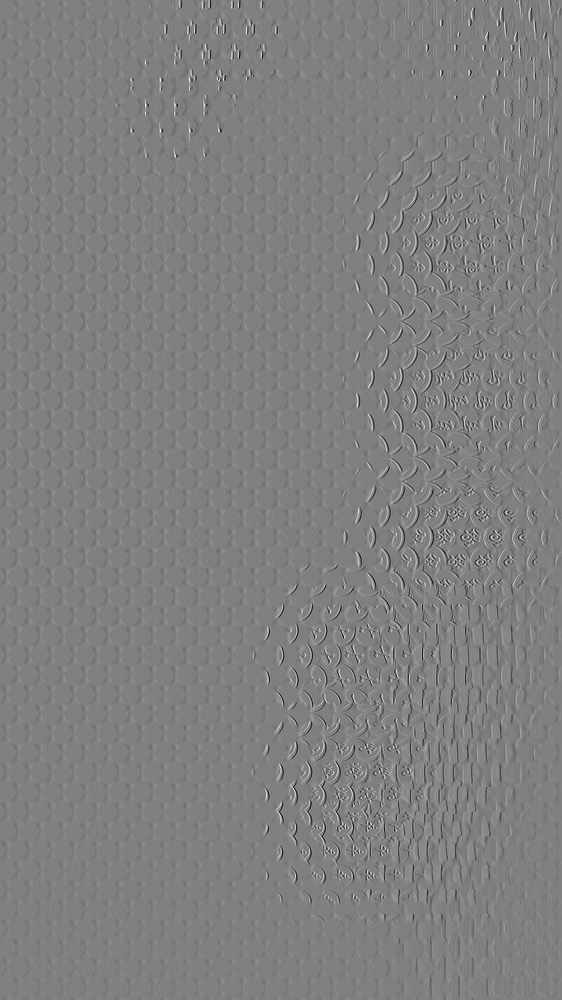
#> input picture res/cpu_grad.png, 562 x 1000 px, shrunk from 1080 x 1920 before the run
$ python test.py
#> lines starting #> are read from the running program, lines starting #| are printed output that depends on the picture
from PIL import Image
import numpy as np
import matplotlib.pyplot as plt

# 读取两张图片
image1 = Image.open('cpu_grad.png')
#> image1 is the input picture: PIL image 562x1000 L; min 14, max 247, mean 127.5
image2 = Image.open('gpu_grad.png')
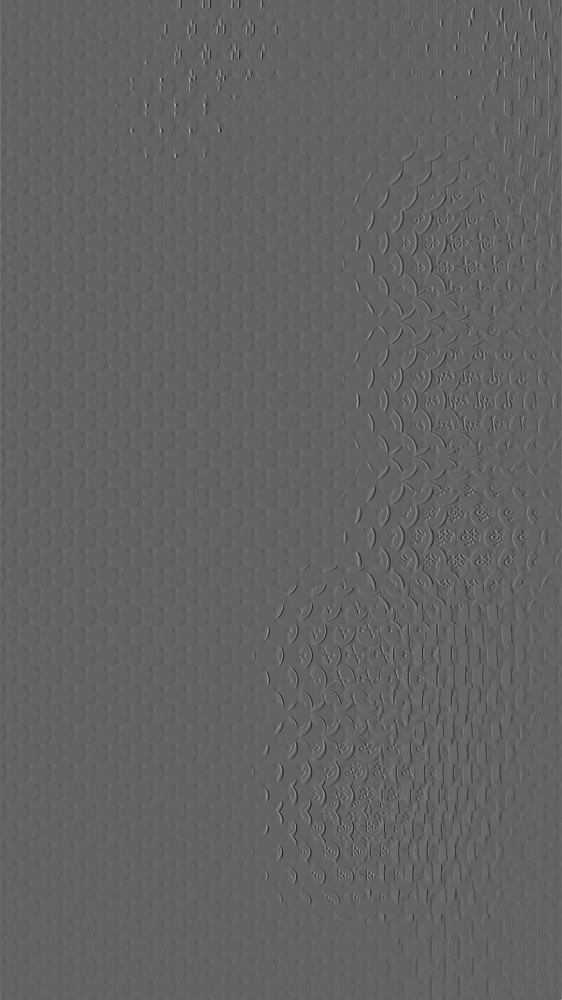
#> input picture res/gpu_grad.png, 562 x 1000 px, shrunk from 1080 x 1920 before the run
#> image2 is the input picture: PIL image 562x1000 L; min 21, max 192, mean 98.9

# 确保两张图片的尺寸相同
if image1.size != image2.size:
    raise ValueError("两张图片的尺寸必须相同")

# 将图片转换为numpy数组
image1_array = np.array(image1)
image2_array = np.array(image2)

# 计算两张图片的差值的绝对值
abs_diff = np.abs(image1_array - image2_array)
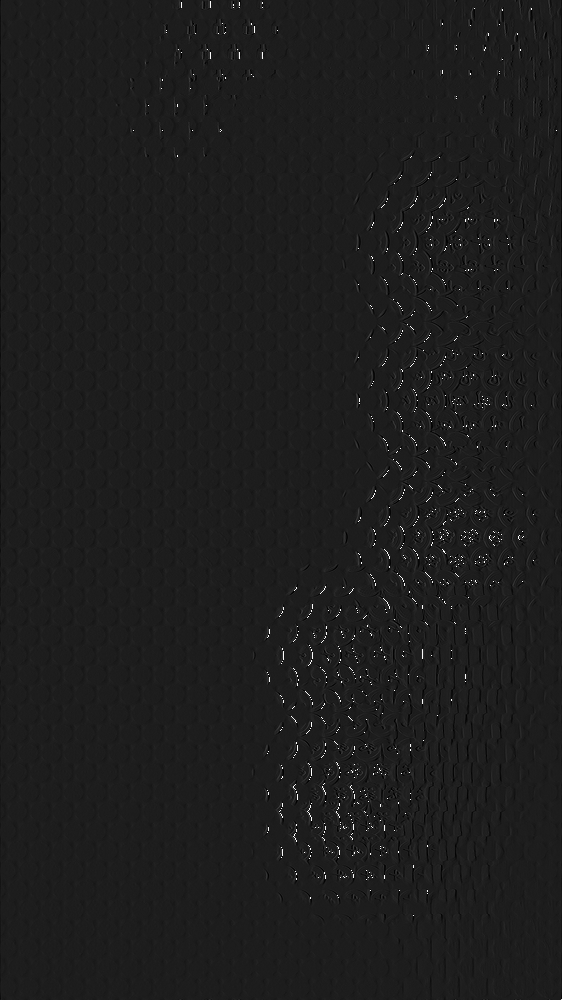
#> abs_diff: shape (1000, 562); min 0, max 255, mean 29.3

# 显示结果
plt.imshow(abs_diff)
plt.title('Absolute Difference')
plt.axis('off')  # 关闭坐标轴
plt.show()
